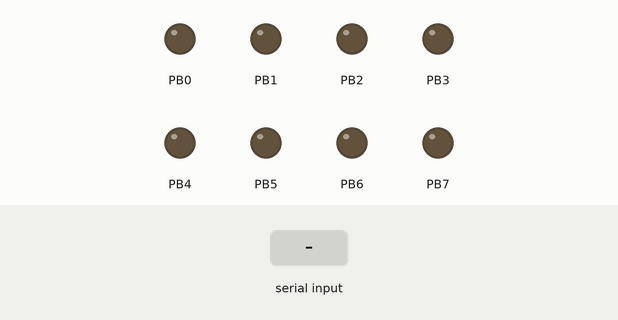
Recording of a program running on a simulated ATmega328P, built with avr-gcc and emulated at 16 MHz. Parts: output pins drawn as LEDs (lit = HIGH). Inputs (shaded band) come from the test bench. What the program prints to the serial monitor is not drawn.

Above: at 1.2 s.
1.3 s: "1" received over Serial
At 1.55 s:
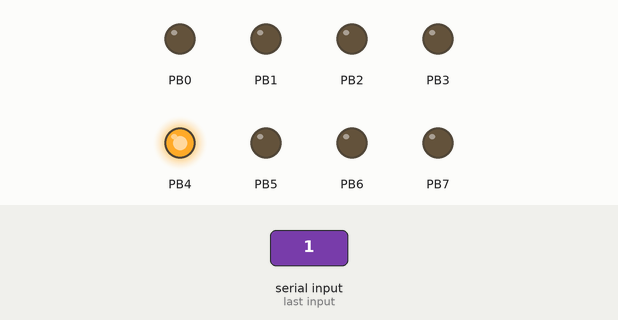
Timing chart, 0 to 4.3 s (numbered marks = the images above; inputs shaded):
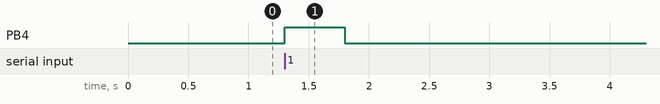

Measured:
- after the input at 1.3 s, PB4: LOW → HIGH at once, → LOW 0.50 s later

The program:

main.c
```c
/*
 * Atmega328p_test_Serial232.c
 *
 * Created: 26/05/2020 07:39:49
 * Author : hp2
 */
/*
 *
 *
 * Created: 09/02/2019 19:28:06
 * Author : hp2
 */
#include <avr/io.h>
#define F_CPU 16000000UL
#include <util/delay.h>
#include <avr/interrupt.h>
#include <avr/io.h>
#include "USART_M328P.h"
char buffer[20];
volatile uint8_t StrRx_flag=0;

ISR(USART_RX_vect)
{
	buffer[10]=UDR0;         //Read USART data register
	StrRx_flag=1;        //Set String received flag

}//end ISR USART

int main(void)
{
	DDRB = 0b11111111;//PB as output
	USART0Init(); // initialize usart in microcontroller
	sei(); // enable global interrupt
	USART_putstring("A"); // send string to bluetooth

	while (1)
	{
		if (StrRx_flag==1 ){
			StrRx_flag =0;
			PORTB |= (1<<PORTB4);
			_delay_ms(500);
			PORTB &=~ (1<<PORTB4);
		}


	} //END WHILE
}//END MAIN
```

USART_M328P.c
```c
/*
 * USART_M328P.c
 *
 * Created: 23/04/2017 21:15:03
 *  Author: Dumitru
 */
//#include "USART_M328P.h"
#include <avr/io.h>
#include <util/delay.h>

#define USART_BAUDRATE 9600//38400
#define F_CPU 16000000UL  // 16 MHz
#define UBRR_VALUE (((F_CPU / (9600 * 16UL))) - 1)


void USART0Init(void)
{
	// Set baud rate
	UBRR0H = (uint8_t)(UBRR_VALUE>>8);
	UBRR0L = (uint8_t)UBRR_VALUE;
	// Set frame format to 8 data bits, no parity, 1 stop bit
	UCSR0C |= (1<<UCSZ01)|(1<<UCSZ00);
	//enable transmission and reception
	UCSR0B |= (1<<RXEN0)|(1<<TXEN0);
	// Enable the USART Receive interrupt
	UCSR0B |= (1 << RXCIE0 );
}


void USART0SendByte(int u8Data)
{
	//wait while previous byte is completed
	while(!(UCSR0A&(1<<UDRE0))){};
	// Transmit data
	UDR0 = u8Data;
}
int USART0ReceiveByte()
{
	// Wait for byte to be received
	while(!(UCSR0A&(1<<RXC0))){};
	// Return received data
	return UDR0;
}

void USART_putstring(char* StringPtr){

	while(*StringPtr != 0x00){
		USART0SendByte(*StringPtr);

	StringPtr++;

	}


}
void USART_send_char( char  data)
{
	//while the transmit buffer is not empty loop
	while(!(UCSR0A & (1<<UDRE0)));

	//when the buffer is empty write data to the transmitted
	UDR0 = data;
}
```

USART_M328P.h
```c
/*
 * USART_M328P.h
 *
 * Created: 23/04/2017 21:26:16
 *  Author: Dumitru
 */


#ifndef USART_M328P_H_
#define USART_M328P_H_
void USART0Init(void);
void USART0SendByte(int u8Data);
int USART0ReceiveByte();
void USART_putstring(char* StringPtr);
void USART_send_char( char  data);


#endif /* USART_M328P_H_ */


//if (StrRx_flag==1){
//	StrRx_flag=0;
//	PORTB |= (1 << PINB4); // PD4 goes high
//	_delay_ms(500);
//	PORTB &= ~(1 << PINB4); // PD0 goes low
//}
```
